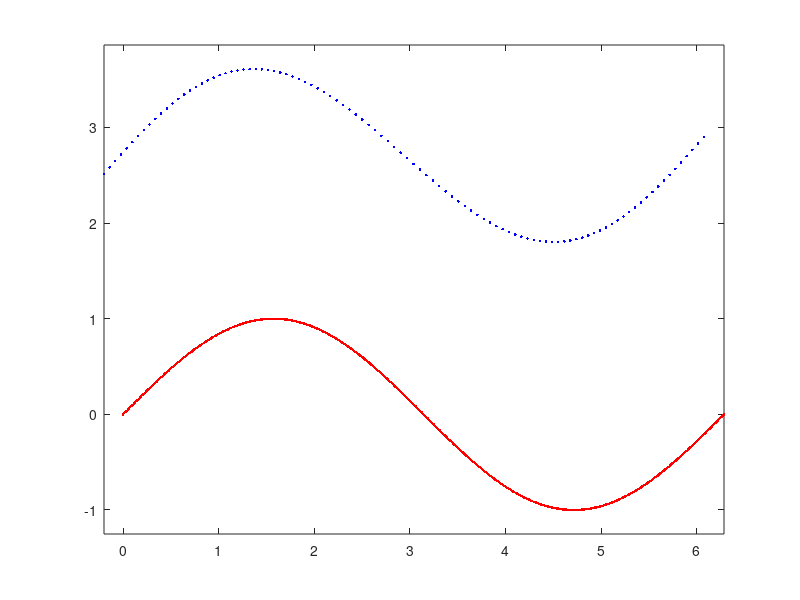

MATLAB code to generate this figure: (Note: this script raises an error after producing the figure.)

% Generate model points

xvals=linspace(0,2*pi,500);
yvals=sin(xvals);

model=[xvals;yvals];

% Generate data points

xvals=linspace(0,2*pi,100);
yvals=sin(xvals);

data=[xvals;yvals];

% Transform data points to their start positions

v1=0.6*(2*rand-1);
Rma=[cos(v1) -sin(v1);sin(v1) cos(v1)];

data=Rma*data;
data(1,:)=data(1,:)+2*randn;
data(2,:)=data(2,:)+2*randn;

% A plot. Model points and data points in start positions

figure(1)
plot(model(1,:),model(2,:),'r.',data(1,:),data(2,:),'b.'), axis equal

% Running the ICP-algorithm. Least squares criterion

[RotMat,TransVec,dataOut]=icp(model,data);

% A plot. Model points and data points in transformed positions

figure(2)
plot(model(1,:),model(2,:),'r.',dataOut(1,:),dataOut(2,:),'b.'), axis equal

